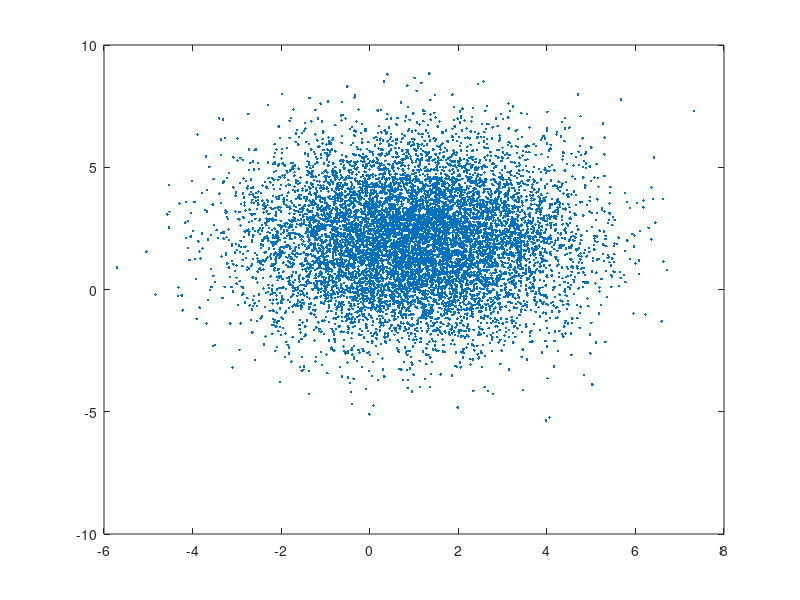
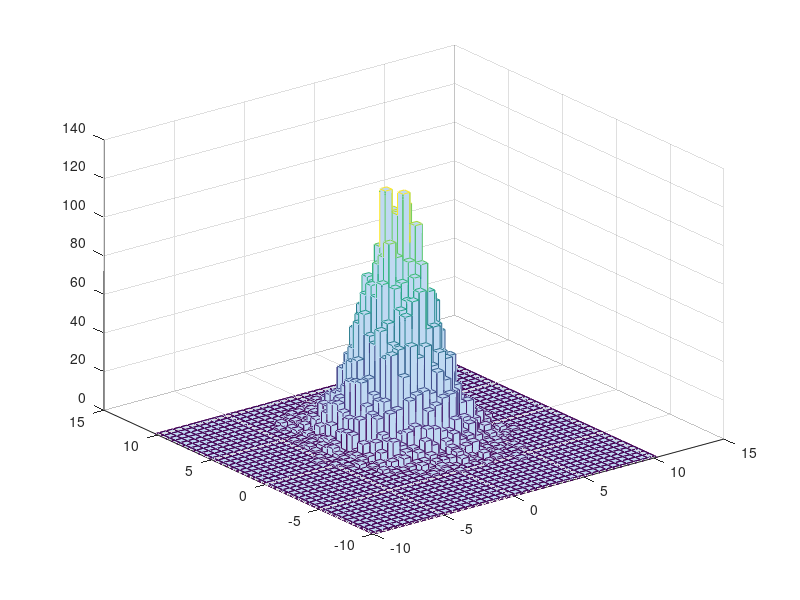
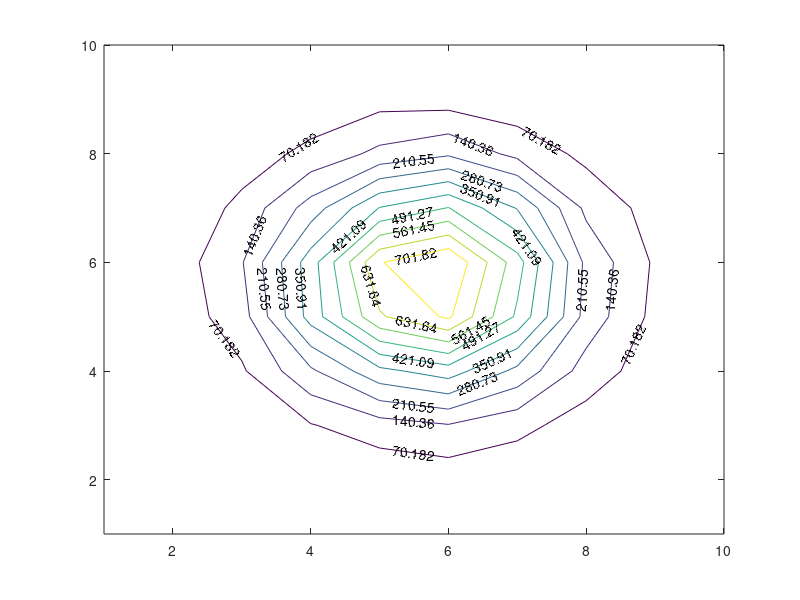

Recreate these plots in MATLAB, in order.
%劉波洲
% (1)Given 1-d Gaussian function, draw it. (Mean 與 variance 自訂)
%clear
%mean=3;
% sigma=2;
% x=-6:0.0001:12;
% y=(1/(sqrt(2*pi)*sigma))*exp(-((x-mean).^2)/(2*sigma.^2));
% plot(x,y,'-g','linewidth',1.5);

% (2) Given 2-d Gaussian function, draw it. (Mean 與 covariance matrix 自訂)
%clear
% mean=[1 2];
% sigma=[1 0;0 1];
% [X,Y]=meshgrid(-2:0.1:4,-2:0.1:4);
% Z=mvnpdf([X(:) Y(:)],mean,sigma);
% Z=reshape(Z,length(X),length(Y));
% surf(X,Y,Z);

%(3) Call 1-d Gaussian random data and plot 1-d histogram.
%clear
% mean=0;
% sigma=1;
% h=histogram(randn(10000,1)*sqrt(sigma)+mean);

%(4) Call 2-d Gaussian random data. 點在2-d space 上。 Plot 2-d histogram.
clear
mu=[1;2];
sigma=[3 0;0 4];
m=mvnrnd(mu,sigma,10000);
figure(1)
plot(m(:,1),m(:,2),'.');
figure(2)
hist3(m,{-10:0.5:10 -10:0.5:10});

%（5）承(4)，在2-d histogram 上畫等高線圖。没写出来
figure(3)
h=hist3(m);
[C,h]=contour(h);
clabel(C,h)


%(6) Plot line x-y=1.
% x=linspace(-6,6);
% y=x-1;
% plot(x,y,'.')

%(7) Plot circle x2+y2=1.
% theta=linspace(0,2*pi);
% plot(cos(theta),sin(theta));
% axis equal

%(8) Plot ellipse x2+y2/4 =1.
% theta=linspace(0,2*pi);
% plot(cos(theta),2*sin(theta));
% axis equal

%(9) Plot hyperbola x2-y2/4 =1.
% fimplicit(@(x,y) x.^2 - (y.^2) /4- 1);
% axis equal

%(10) Generate data of line 2x-y=0 and plot. (產生 100 點，畫在2-d 上)
% x=100*rand(1,100);
% plot(x,2*x,'+');

%(11) Generate data of circle x2+y2=4 and plot. (產生 100 點，畫在2-d 上)
% theta=2*pi*rand(1,100);
% plot(cos(theta),sin(theta),'+');
% axis equal

%(12) Generate data of ellipse x2/4+y2 =1 and plot. (產生 100 點，畫在2-d 上)
% clear
% theta=2*pi*rand(1,100);
% plot(2*cos(theta),sin(theta),'+');
% axis equal

%(13) Generate data of hyperbola xy=1 and plot. (產生 100 點，畫在2-d 上)
% clear
% x=-1:0.02:1;
% y=1./x;
% plot(x,y,'+');
% axis ([-1,1,-10,10]);

%(14) PlotPlot two spirals. 
% clear
% i=0:1:96;
% r=6.5.*(104.-i)./104;
% theta=pi.*i./16;
% plot(r.*sin(theta),r.*cos(theta),'+');
% hold on
% plot(-r.*sin(theta),-r.*cos(theta),'.');
% hold off
% axis equal

%(15)Plot 8 points in the three dimensional space, and the plane z = x – y + 0.5 that can
%    separate these two classes.
% clear
% x=0:1;
% y=0:1;
% [x1,y1]=meshgrid(x,y);
% z1=x1-y1+0.5;
% surf(x1,y1,z1);
% alpha(0.2);
% hold on
% a=[0 0 1 1 0 1 1 0];
% b=[1 0 0 0 0 1 1 1];
% c=[1 0 0 1 1 0 1 0];
% for i=1:1:8
%    if a(i)-b(i)+0.5>c(i)
%        scatter3(a(i),b(i),c(i),'g+');
%    else
%        scatter3(a(i),b(i),c(i),'ro');
%    end
% end
% hold off

%(16) Plot double moon problem:
% clear
% r=10;
% w=6;
% count=2000;
% randR=rand(1,count)*w;
% randTheta=rand(1,count)*2*pi;
% X=(r+randR).*cos(randTheta);
% Y=(r+randR).*sin(randTheta);
% 
% dataTargets=hardlim(Y);
% dataTargets=dataTargets.*1.0;
%  %距離调整参数-----------------
%  dv = -5;
%  dh = 10;
%  f=find(Y<0);
%  Y(1,f)=Y(1,f)-dv;
%  X(1,f)=X(1,f)+dh; 
% %------------------------------
% data=[X;Y];
% f1=find(dataTargets==1);
% plot(data(1,f1),data(2,f1),'r+');
% hold on
% f0=find(dataTargets==0);
% plot(data(1,f0),data(2,f0),'go');
% hold off
%  
 
%17. Given 5 sine function with different periods (different frequencies), 
% 利用動畫顯示這 5 個 sine functions。週期為 T0, T0/2, …, T0/5.
% T0與function 取樣的點數自訂。
% 動畫顯示的快慢由自己決定或以10 秒、20 秒、及30 秒作動畫顯示。
% clear M
% x=0:0.01:2*pi;
% set(gca,'XTick',0:pi/2:2*pi);
% grid on
% for i=1:1:5
%     plot(x,sin(i.*x),'g.');
%     M=getframe;
%     movie(M,12);
% end



% 18. Design a uniform random number generator. (必須做分析，如何設計?)
% (a) Given a seed number (SEED) and number of data (RANDX), generate random
% values between 0.0 and 1.0.
% (b) Extend to the values between a lower bound and an upper bound.
% clear
% SEED=6462;
% RANDX=1000;
% temp=SEED;
% myRand=zeros(1,RANDX);
% for a=1:1:RANDX
%    x=mod((2688*temp+8892),268892644);%http://www.cnblogs.com/houkai/p/3807041.html
%    temp=x;
%    myRand(1,a)=x/268892644;
% end;
% plot(myRand,'r.');
% %extend
% lowerBound=2;
% upperBound=5;
% myRandExtend=myRand.*(upperBound-lowerBound)+lowerBound;
% figure
% plot(myRandExtend,'g+');



% 19. Design a Gaussian (normal) random number generator. (必須做分析，如何設計?)
% (a) Given a seed number (SEED) and number of data (RANDX), generate random
% values with mean 0 and standard deviation 1, i.e., N(0, 1).
% (b) Modify to mean m and standard deviation σ, i.e., N(m, σ2).
% clear
% SEED=6462;
% RANDX=100000;
% U=rand(1,RANDX);
% V=rand(1,RANDX);
% X=sqrt(-2*log(U)).*sin(2*pi*V);%Box-Muller
% histogram(X);
% %Modify
% mean=2;
% theta=3;
% Y=mean+(theta.*X);
% figure
% histogram(Y);
